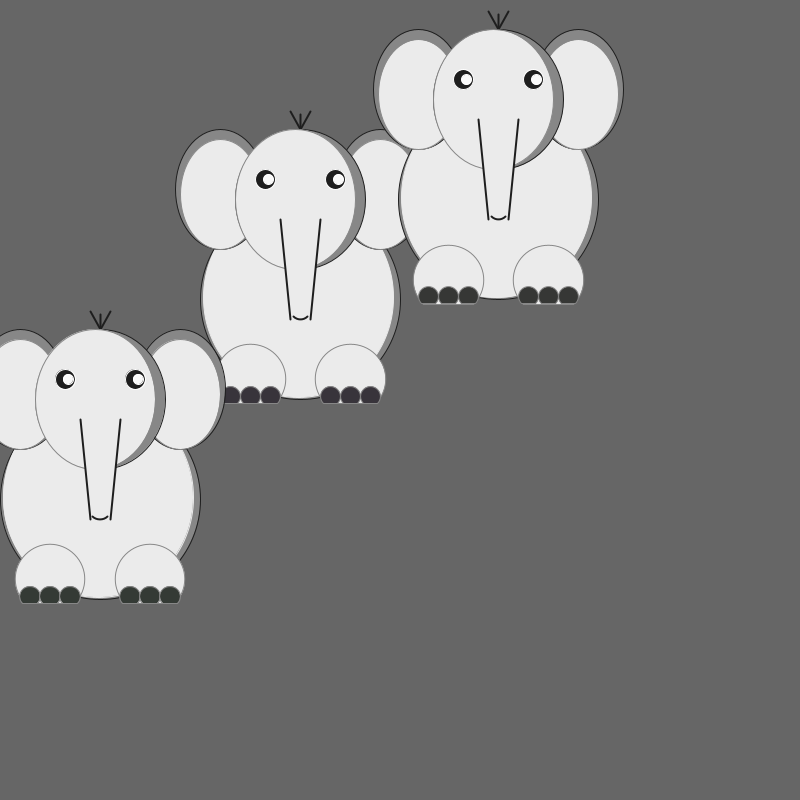
Frame 1 (no input)
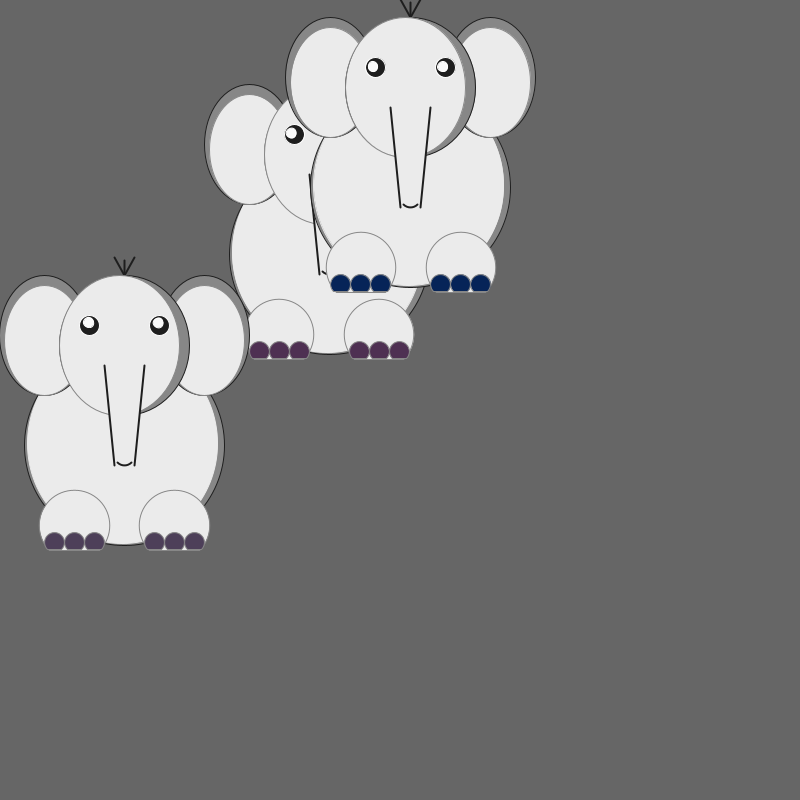
Frame 60 (the mouse pressed at the canvas centre just before this capture)
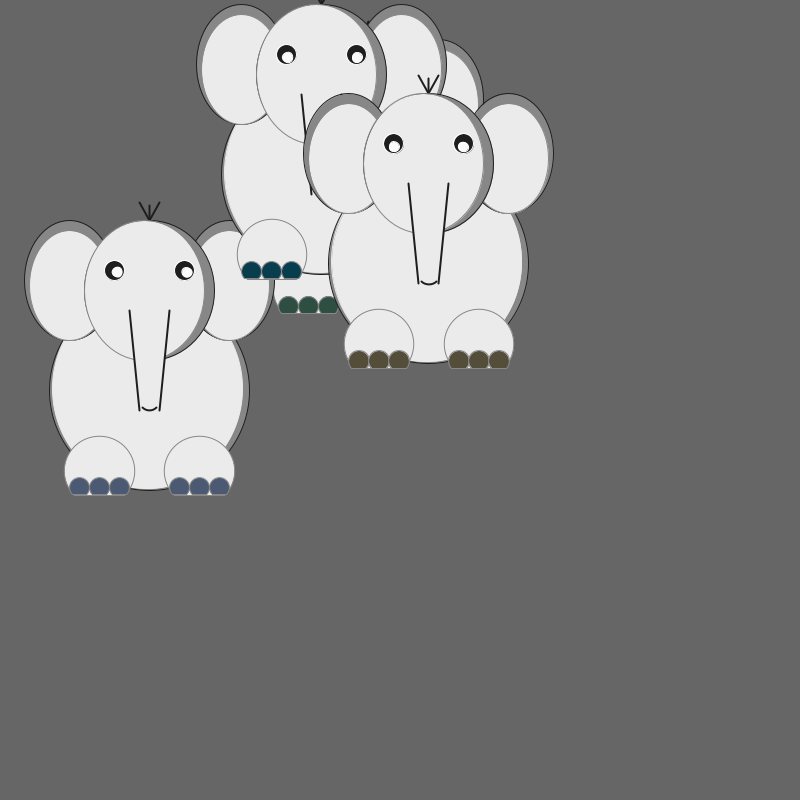
Frame 120 (the mouse held since frame 60 and released just before this capture)

The Processing sketch that drew these frames (run headless with seeded random() and noise(); from frame 60 on, the mouse is pressed at the canvas centre):

// Processing sketch: elefanter
// ── elefanter.pde
import java.util.ArrayList;
ArrayList<Elefant> elefanter = new ArrayList<>();
float speed;

void setup() {
  size(800, 800);
  noStroke();
  elefanter.add(new Elefant(300, 300, 1, 0.9));
  elefanter.add(new Elefant(100, 500, 2, 1.0));
  elefanter.add(new Elefant(500, 200, 3, 1.5));
  
}

void draw() {
  background(102);

  for (Elefant e : elefanter) {
    e.update(mouseX, mouseY, speed);
    e.display();
  }

  speed = 0;
  
}
void mousePressed() {
  int x = int(random(30,width-30));
  int y = int(random(50,height-50));
  float speed = random(0.5,3);
  float direction = random(2*PI);
  elefanter.add( new Elefant(x,y,direction,speed) );
}
  

// ── Elefant.pde
class Elefant {
  float bodyCenterX, bodyCenterY;
  float speed;
  float direction;
  int bodySize = 200;
  int earCenterX, earCenterY;
  int earWidth = int(9./20*bodySize);
  int earHeight = int(12./20*bodySize);
  int feetSize = int(7./20*bodySize);
  int headWidth = 130;
  int headHeight = 140;
  float rightEyeX, rightEyeY;
  float leftEyeX, leftEyeY;
  float angleRightEye, angleLeftEye;
  int eyeSize = int(1./20*bodySize);
  int feetR, feetG, feetB;


  Elefant(int tx, int ty, float tdir, float ts) {
    bodyCenterX = tx;
    bodyCenterY = ty;
    //eyeSize = ts;
    angleRightEye = angleLeftEye = 0.0;
    feetR = feetG = feetB = 50;
    direction = tdir;
    speed = ts;
  }

  void update(int mx, int my, float acceleration) {
    // Update the eyes
    angleRightEye = atan2(my-rightEyeY, mx-rightEyeX);
    angleLeftEye = atan2(my-leftEyeY, mx-leftEyeX);
    // Update the feet color
    feetR=(feetR+int(random(10)))%255;
    feetG=(feetG+int(random(10)))%255;
    feetB=(feetB+int(random(10)))%255;
    // Move the elefant
    speed += acceleration;

    float changeX = speed*cos(direction);
    float changeY = speed*(-1)*sin(direction);
    float newX = constrain(bodyCenterX+changeX, bodySize/2, width-bodySize/2);
    float newY = constrain(bodyCenterY+changeY, bodySize/2+headHeight/2, height-bodySize/2);

    if (newY >= height-bodySize/2 || newY <= bodySize/2+headHeight/2 ) { 
      //Vi rammer toppen eller bunden
      speed *= 0.9;
      direction *= -1;
    } else if (newX <= bodySize/2 || newX >= width-bodySize/2) { 
      // Vi rammer højre eller venstre kant
      //speed *= 1.1;
      direction = PI-direction;
    }

    if ( (newX==bodyCenterX || newY==bodyCenterY)) {
      println("Speed: " + speed);
      println("Direction: " + degrees(direction));
      println("Change: ("+ changeX + ", " + changeY +")");
      println("(x,y)=(" + bodyCenterX + ", " + bodyCenterY +")");
      bodyCenterX = constrain(bodyCenterX+speed*cos(direction), 0, width);
    }
    if (speed < 0.01) speed=0;
    if (speed > min(width/2,height/2)) speed=1; 
    bodyCenterX = newX;
    bodyCenterY = newY;
  }


  void display() {
    pushMatrix();
    translate(bodyCenterX, bodyCenterY);
    // Krop
    stroke(30);
    fill(135);
    ellipse(0, 0, bodySize, bodySize);
    stroke(235);
    fill(235);
    ellipse(-2, -2, bodySize-10, bodySize);
    // Ører
    stroke(30);
    fill(135);
    ellipse(-80, -110, earWidth, earHeight);
    ellipse(80, -110, earWidth, earHeight);
    stroke(135);
    fill(235);
    ellipse(-80, -110+5, earWidth-10, earHeight-10);
    ellipse(80, -110+5, earWidth-10, earHeight-10);
    //Fødder
    arc(-50, 80, feetSize, feetSize, HALF_PI+QUARTER_PI, 2*PI+QUARTER_PI, CHORD);
    arc(50, 80, feetSize, feetSize, HALF_PI+QUARTER_PI, 2*PI+QUARTER_PI, CHORD);
    fill(feetR, feetG, feetB);
    arc(-70, 80+17, 2./7*feetSize, 2./7*feetSize, HALF_PI+QUARTER_PI, 2*PI+QUARTER_PI, CHORD);
    arc(-50, 80+17, 2./7*feetSize, 2./7*feetSize, HALF_PI+QUARTER_PI, 2*PI+QUARTER_PI, CHORD);
    arc(-30, 80+17, 2./7*feetSize, 2./7*feetSize, HALF_PI+QUARTER_PI, 2*PI+QUARTER_PI, CHORD);
    arc( 30, 80+17, 2./7*feetSize, 2./7*feetSize, HALF_PI+QUARTER_PI, 2*PI+QUARTER_PI, CHORD);
    arc( 50, 80+17, 2./7*feetSize, 2./7*feetSize, HALF_PI+QUARTER_PI, 2*PI+QUARTER_PI, CHORD);
    arc( 70, 80+17, 2./7*feetSize, 2./7*feetSize, HALF_PI+QUARTER_PI, 2*PI+QUARTER_PI, CHORD);
    //Hoved
    stroke(30);
    fill(135);
    ellipse(0, -100, headWidth, headHeight);
    strokeWeight(2);
    line(0, -170, 0, -185);
    line(0, -170, -10, -188);
    line(0, -170, 10, -188);
    strokeWeight(1);
    stroke(135);
    fill(235);
    ellipse(-5, -100, headWidth-10, headHeight);

    //Snabel
    noStroke();
    //quad();
    fill(235);
    quad(-20, -80, 20, -80, 10, 20, -10, 20);
    stroke(30);
    strokeWeight(2);
    line(-20, -80, -10, 20);
    line( 20, -80, 10, 20);
    arc(  0, 10, 20, 20, QUARTER_PI, HALF_PI+QUARTER_PI);
    strokeWeight(1);
    //Øjne
    rightEyeX = bodyCenterX-35;
    leftEyeX =  bodyCenterX+35;
    leftEyeY = rightEyeY = bodyCenterY-120;
    stroke(255);
    fill(30);
    ellipse(rightEyeX-bodyCenterX, rightEyeY-bodyCenterY, 20, 20);
    ellipse(leftEyeX-bodyCenterX, leftEyeY-bodyCenterY, 20, 20);
    popMatrix();
    fill(250);
    //angleRightEye = atan2(mouseY-rightEyeY, mouseX-rightEyeX);
    //angleLeftEye = atan2(mouseY-leftEyeY, mouseX-leftEyeX);
    pushMatrix();
    //translate(bodyCenterX, bodyCenterY);
    translate(rightEyeX, rightEyeY);
    rotate(angleRightEye);
    ellipse(3, 0, eyeSize, eyeSize);
    popMatrix();
    pushMatrix();
    //translate(bodyCenterX, bodyCenterY);
    translate(leftEyeX, leftEyeY);
    rotate(angleLeftEye);
    ellipse(3, 0, eyeSize, eyeSize);
    popMatrix();
  }
}
